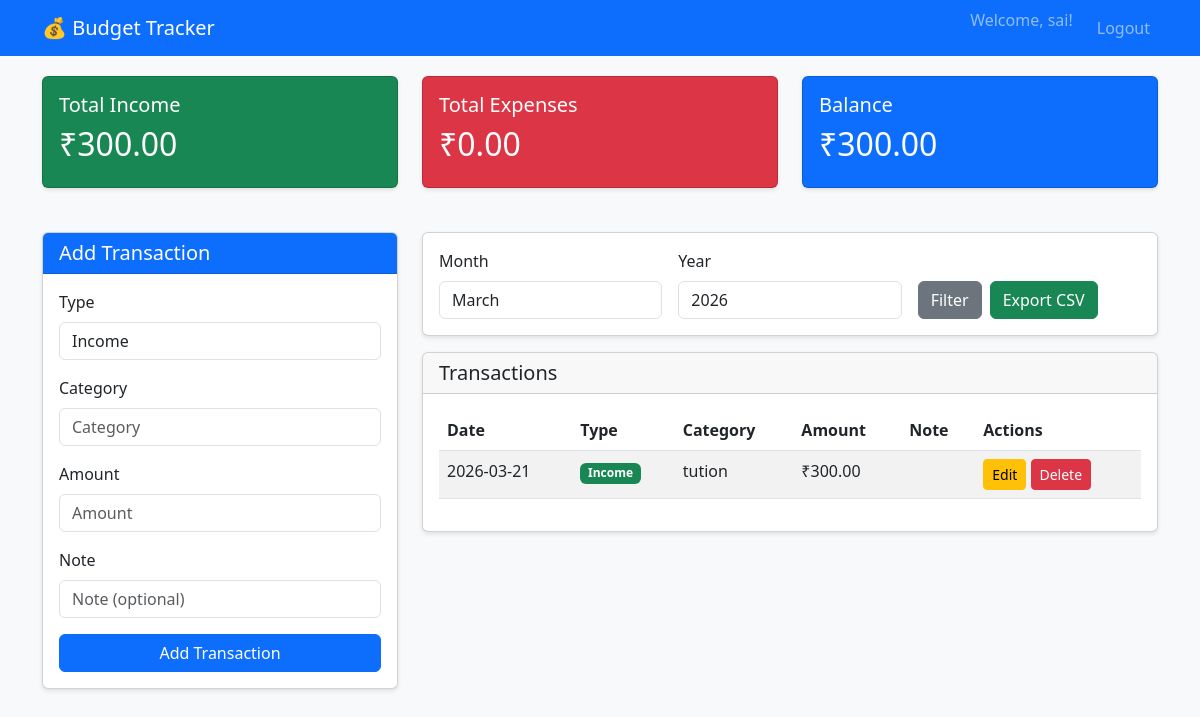
The app's page / (signed in) with its own data.
### budget/models.py (models this page shows, shortened)
class Transaction(models.Model):
    TYPE_CHOICES = [
        ('Income', 'Income'),
        ('Expense', 'Expense'),
    ]
    type = models.CharField(max_length=10, choices=TYPE_CHOICES)
    category = models.CharField(max_length=50)
    amount = models.FloatField()
    note = models.CharField(max_length=100, blank=True)
    date = models.DateTimeField(default=timezone.now)
    user = models.ForeignKey(User, on_delete=models.CASCADE, related_name='transactions')
    class Meta:
        ordering = ['-date']

### budget/views.py (the view)
# urls.py: path('', views.index, name='index'),
@login_required
def index(request):
    form = TransactionForm(request.POST or None)
    if request.method == 'POST' and form.is_valid():
        txn = form.save(commit=False)
        txn.user = request.user
        txn.save()
        messages.success(request, 'Added!')
        return redirect('index')
    month = request.GET.get('month', datetime.now().strftime('%m'))
    year = request.GET.get('year', str(datetime.now().year))
    start = timezone.make_aware(datetime(int(year), int(month), 1))
    end = timezone.make_aware(datetime(int(year), int(month), monthrange(int(year), int(month))[1], 23, 59, 59))
    txns = Transaction.objects.filter(user=request.user, date__range=(start, end)).order_by('-date')
    income = sum(t.amount for t in txns if t.type == 'Income')
    expense = sum(t.amount for t in txns if t.type == 'Expense')
    return render(request, 'index.html', {
        'form': TransactionForm(),
        'filter_form': MonthFilterForm(initial={'month': month, 'year': year}),
        'transactions': txns,
        'income': income,
        'expense': expense,
        'balance': income - expense,
        'current_month': month,
        'current_year': year,
        'currency_symbol': CURRENCY
    })

### budget/forms.py
class TransactionForm(forms.ModelForm):
    type = forms.ChoiceField(choices=Transaction.TYPE_CHOICES, widget=forms.Select(attrs={
        'class': 'form-control'
    }))
    category = forms.CharField(max_length=50, widget=forms.TextInput(attrs={
        'class': 'form-control',
        'placeholder': 'Category'
    }))
    amount = forms.FloatField(widget=forms.NumberInput(attrs={
        'class': 'form-control',
        'placeholder': 'Amount',
        'step': '0.01'
    }))
    note = forms.CharField(max_length=100, required=False, widget=forms.TextInput(attrs={
        'class': 'form-control',
        'placeholder': 'Note (optional)'
    }))
    class Meta:
        model = Transaction
        fields = ['type', 'category', 'amount', 'note']

class MonthFilterForm(forms.Form):
    MONTH_CHOICES = [
        ('01', 'January'), ('02', 'February'), ('03', 'March'), ('04', 'April'),
        ('05', 'May'), ('06', 'June'), ('07', 'July'), ('08', 'August'),
        ('09', 'September'), ('10', 'October'), ('11', 'November'), ('12', 'December')
    ]
    month = forms.ChoiceField(choices=MONTH_CHOICES, initial=datetime.now().strftime('%m'),
                              widget=forms.Select(attrs={'class': 'form-control'}))
    year = forms.ChoiceField(choices=[(str(y), str(y)) for y in range(datetime.now().year - 5, datetime.now().year + 1)],
                             initial=str(datetime.now().year),
                             widget=forms.Select(attrs={'class': 'form-control'}))

### budget/context_processors.py (called while the page is built)
def admin_check(request):
    is_admin = False
    if request.user.is_authenticated:
        try:
            is_admin = hasattr(request.user, 'profile') and request.user.profile.is_admin
        except:
            is_admin = False
    return {'user_is_admin': is_admin}

### templates/index.html (shortened to what this page needs)
{% extends 'base.html' %}
{% block content %}
<div class="row">
    <div class="col-md-4">
        <div class="card bg-success text-white">
            <div class="card-body">
                <h5 class="card-title">Total Income</h5>
                <h2>{{ currency_symbol }}{{ income|floatformat:2 }}</h2>
            </div>
        </div>
    </div>
    <div class="col-md-4">
        <div class="card bg-danger text-white">
            <div class="card-body">
                <h5 class="card-title">Total Expenses</h5>
                <h2>{{ currency_symbol }}{{ expense|floatformat:2 }}</h2>
            </div>
        </div>
    </div>
    <div class="col-md-4">
        <div class="card bg-primary text-white">
            <div class="card-body">
                <h5 class="card-title">Balance</h5>
                <h2>{{ currency_symbol }}{{ balance|floatformat:2 }}</h2>
            </div>
        </div>
    </div>
</div>
<div class="row mt-4">
    <div class="col-md-4">
        <div class="card">
            <div class="card-header bg-primary text-white">
                <h5 class="mb-0">Add Transaction</h5>
            </div>
            <div class="card-body">
                <form method="post">
                    <div class="mb-3">
                        <label for="id_type" class="form-label">Type</label>
                        <select name="type" class="form-control" id="id_type">
                            <option value="Income">Income</option>
                        </select>
                    </div>
                    <div class="mb-3">
                        <label for="id_category" class="form-label">Category</label>
                        <input type="text" name="category" class="form-control" id="id_category" placeholder="Category" required>
                    </div>
                    <div class="mb-3">
                        <label for="id_amount" class="form-label">Amount</label>
                        <input type="number" name="amount" class="form-control" id="id_amount" placeholder="Amount" step="0.01" required>
                    </div>
                    <div class="mb-3">
                        <label for="id_note" class="form-label">Note</label>
                        <input type="text" name="note" class="form-control" id="id_note" placeholder="Note (optional)">
                    </div>
                    <button type="submit" class="btn btn-primary w-100">Add Transaction</button>
                </form>
            </div>
        </div>
    </div>
    <div class="col-md-8">
        <div class="card mb-3">
            <div class="card-body">
                <form method="get" class="row g-3">
                    <div class="col-md-4">
                        <label for="id_month" class="form-label">Month</label>
                        <select name="month" class="form-control" id="id_month">
                            <option value="03" {% if current_month == '03' %}selected{% endif %}>March</option>
                        </select>
                    </div>
                    <div class="col-md-4">
                        <label for="id_year" class="form-label">Year</label>
                        <select name="year" class="form-control" id="id_year">
                            {% for y in filter_form.year.field.choices %}
                            <option value="{{ y.0 }}" {% if current_year == y.0 %}selected{% endif %}>{{ y.1 }}</option>
                            {% endfor %}
                        </select>
                    </div>
                    <div class="col-md-4 d-flex align-items-end">
                        <button type="submit" class="btn btn-secondary me-2">Filter</button>
                        <a href="{% url 'export_csv' %}?month={{ current_month }}&year={{ current_year }}" class="btn btn-success">Export CSV</a>
                    </div>
                </form>
            </div>
        </div>
        <div class="card">
            <div class="card-header">
                <h5 class="mb-0">Transactions</h5>
            </div>
            <div class="card-body">
                {% if transactions %}
                <div class="table-responsive">
                    <table class="table table-striped">
                        <thead>
                            <tr>
                                <th>Date</th>
                                <th>Type</th>
                                <th>Category</th>
                                <th>Amount</th>
                                <th>Note</th>
                                <th>Actions</th>
                            </tr>
                        </thead>
                        <tbody>
                            {% for txn in transactions %}
                            <tr>
                                <td>{{ txn.date|date:"Y-m-d" }}</td>
                                <td>
                                    {% if txn.type == 'Income' %}
                                    <span class="badge bg-success">{{ txn.type }}</span>
                                    {% else %}
                                    <span class="badge bg-danger">{{ txn.type }}</span>
                                    {% endif %}
                                </td>
                                <td>{{ txn.category }}</td>
                                <td>{{ currency_symbol }}{{ txn.amount|floatformat:2 }}</td>
                                <td>{{ txn.note }}</td>
                                <td>
                                    <a href="{% url 'edit_transaction' txn.id %}" class="btn btn-sm btn-warning">Edit</a>
                                    <a href="{% url 'delete_transaction' txn.id %}" class="btn btn-sm btn-danger" onclick="return confirm('Are you sure?')">Delete</a>
                                </td>
                            </tr>
                            {% endfor %}
                        </tbody>
                    </table>
                </div>
                {% else %}
                <p class="text-center text-muted">No transactions found for this month.</p>
                {% endif %}
            </div>
        </div>
    </div>
</div>
{% endblock %}

### templates/base.html (shortened to what this page needs)
<!DOCTYPE html>
<html lang="en">
<head>
    <link href="https://cdn.jsdelivr.net/npm/bootstrap@5.3.0/dist/css/bootstrap.min.css" rel="stylesheet">
</head>
<body>
    <nav class="navbar navbar-expand-lg navbar-dark bg-primary">
        <div class="container">
            <a class="navbar-brand" href="{% url 'index' %}">💰 Budget Tracker</a>
            <div class="collapse navbar-collapse" id="navbarNav">
                <ul class="navbar-nav ms-auto">
                    {% if user.is_authenticated %}
                        <li class="nav-item">
                            <span class="navbar-text me-3">Welcome, {{ user.username }}!</span>
                        </li>
                        <li class="nav-item">
                            <a class="nav-link" href="{% url 'logout' %}">Logout</a>
                        </li>
                    {% endif %}
                </ul>
            </div>
        </div>
    </nav>
    <div class="container">
        {% block content %}{% endblock %}
    </div>
</body>
</html>

### templates/base.html (style rules this page uses)
body { background-color: #f8f9fa; }
.navbar { margin-bottom: 20px; }
.card { box-shadow: 0 2px 4px rgba(0,0,0,0.1); margin-bottom: 20px; }
.table { background: white; }

### records on screen
Transaction: date "2026-03-21", type "Income", category "tution", currency_symbol "₹", amount "300.00"

### other values on screen
{{ user.username }} "sai"
{{ currency_symbol }} "₹"
{{ income|floatformat:2 }} "300.00"
{{ expense|floatformat:2 }} "0.00"
{{ balance|floatformat:2 }} "300.00"
form field year "2026"
